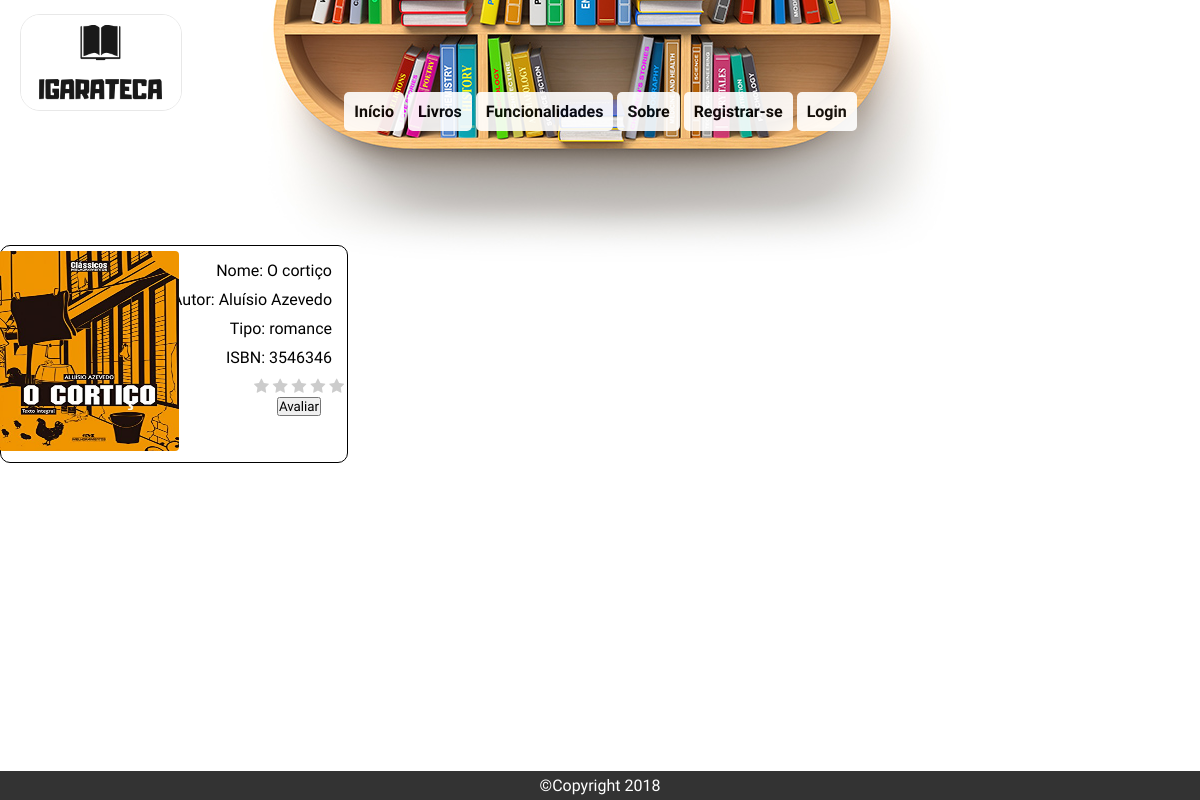
/php/avaliacao.php?i=3546346, run on the app's committed database.
### tables this page shows
CREATE TABLE `livro` (
  `LIVRO_CODIGO` varchar(40) NOT NULL,
  `LIVRO_NOME` varchar(40) DEFAULT NULL,
  `LIVRO_IMAGEM` int(11) DEFAULT NULL,
  `LIVRO_TIPO` varchar(40) DEFAULT NULL,
  `LIVRO_AUTOR` varchar(40) DEFAULT NULL,
  `LIVRO_RESUMO` varchar(255) DEFAULT NULL,
  PRIMARY KEY (`LIVRO_CODIGO`),
  KEY `LIVRO_IMAGEM` (`LIVRO_IMAGEM`),
  CONSTRAINT `livro_ibfk_1` FOREIGN KEY (`LIVRO_IMAGEM`) REFERENCES `imagem` (`IMG_ID`) ON DELETE CASCADE
);

CREATE TABLE `imagem` (
  `IMG_ID` int(11) NOT NULL AUTO_INCREMENT,
  `IMG_NOME` varchar(60) DEFAULT NULL,
  PRIMARY KEY (`IMG_ID`)
);

### php/avaliacao.php (the view, shortened to what this page needs)
<?php
include('conexao.php');
?>
<!DOCTYPE html>
<html lang="pt-br">
<head>
    <link rel="stylesheet" href="../css/css.css">
    <link rel="stylesheet" href="https://cdn.jsdelivr.net/npm/animate.css@3.5.2/animate.min.css">
    <link href="https://stackpath.bootstrapcdn.com/font-awesome/4.7.0/css/font-awesome.min.css" rel="stylesheet">
</head>
<body>
	<a href="../index.php"><img src="../img/logo.png" id="logotipo" class="animated bounceInLeft"></a>
	<div class="home">
		<center><ul>
			<strong>
				<a type="button" class="menu" href="../index.php">Início</a>
				<a type="button" class="menu" href="livros.php">Livros</a>
				<a type="button" class="menu" href="funcionalidades.php">Funcionalidades</a>
			    <a type="button" class="menu" href="sobre.php">Sobre</a>
				<?php
				if(isset($_SESSION['usuario'])){
					echo '<a type="button" class="menu" id="usu" href="conta.php">'.$_SESSION['usuario'].'</a>', PHP_EOL;
					echo '<a type="button" class="menu" href="logout.php">Sair</a>';
				}
				else{
					echo '<a type="button" class="menu" href="registro.php">Registrar-se</a>', PHP_EOL;
					echo '<a type="button" class="menu" href="login.php">Login</a>';
				}
				?>
			</strong>
		</ul></center>
	</div><br>
	<center>
	<div class="livro" style="margin-top: 60px;">
			<?php
				$get=$_GET['i'];
				$stmt = $pdo->prepare("SELECT * FROM livro WHERE LIVRO_CODIGO=?");
				$stmt ->execute([$get]);
				$resultado = $stmt->fetchAll();
				foreach ($resultado as $value) : $codigo=$value['LIVRO_CODIGO']?>
				<br><div class="grid" ">
					<p>Nome: <?= $value['LIVRO_NOME'];?></p>
					<p>Autor: <?= $value['LIVRO_AUTOR'];?></p>
					<p>Tipo: <?=$value['LIVRO_TIPO']; ?></p>
					<p>ISBN: <?=$value['LIVRO_CODIGO']; ?></p>
					<p><form method="POST" action="avaliacao2.php" enctype="multipart/form-data">
							<div class="estrelas" style="border: none; margin-right: -160px;">
								<label for="estrela_um"><i class="fa"></i></label>
								<label for="estrela_dois"><i class="fa"></i></label>
								<label for="estrela_tres"><i class="fa"></i></label>
								<label for="estrela_quatro"><i class="fa"></i></label>
								<label for="estrela_cinco"><i class="fa"></i></label>
								<input type="radio" id="estrela_cinco" name="estrela" value="5"><br>
								<input type="submit" value="Avaliar">
							</div>
								</form></p>
					<?php
						$codigo=$value['LIVRO_CODIGO'];
						$id=$value['LIVRO_IMAGEM'];
						$local="../img/livros/";
						$stmt=$pdo->prepare("SELECT * FROM imagem WHERE IMG_ID=?");
						$stmt->execute([$id]);
						$resultado=$stmt->fetchAll();
						foreach ($resultado as $value) {
							$imagem=$local.$value['IMG_NOME']?>
						<a href="view.php?i=<?= $codigo; ?>"><img src="<?= $imagem; ?>" style="margin-top: -175px;" ></a>
					<?php }?>
				</div>
			<?php endforeach ?>
	</div></center>
	<div class="copyright">
	<p>©Copyright 2018</p>
	</div>
</body>
</html>

### css/css.css (style rules this page uses)
* { margin: 0; padding: 0; font-family: 'Fjalla One', sans-serif; }
body { background-image: url('../img/livraria.jpg'); background-position: center; background-repeat: no-repeat; padding: 13px 0px; position: absolute; width: 100%; height: absolute; }
a { text-decoration: none; color: blue; text-align: center; cursor: pointer; }
.menu { border-radius: 5px; padding: 10px; background-color: white; opacity:0.90; color: black; }
.livro { margin: auto; padding-top: 40px; display: grid; grid-template-columns: column column column; margin-bottom: 60px; }
.livro p { text-align: right; margin-right: 10px; margin-top: 10px; }
.livro img { width: 180px; height: 200px; margin-left: -170px; z-index: 500; margin-bottom: 2px; margin-top: -173px; }
.livro .grid { padding: 5px; border: solid 1px; border-radius: 10px; width: 28%; }
.livro .estrelas { margin-left: 90px; }
.livro .estrelas label i.fa:before { content: '\f005'; color: yellow; }
.livro .estrelas input[type=radio]:checked~ label i.fa:before { color: #CCC; }
ul { list-style-type: none; margin: 0; overflow: hidden; padding: 36px 32px; }
.home { padding-top: 1px; list-style-type: none; margin: -50px auto; overflow: hidden; padding-left: 1px; width: 70%; }
.home ul a { padding: 10px; margin: auto; }
.copyright { color: white; height: 24px; background-color: black; position: fixed; bottom: 0; margin-bottom: 0; width: 100%; opacity: 0.80; padding-top: 5px; z-index: 500; }
.copyright p { text-align: center; }
img { border-radius: 4px; }
#logotipo { width: 160px; height: 95px; opacity: 0.9; border-radius: 20px; margin-top: 1px; margin-left: 20px; border: groove 1px #E6E6E6; }

### data on the page
livro: LIVRO_NOME "O cortiço", LIVRO_AUTOR "Aluísio Azevedo", LIVRO_TIPO "romance", LIVRO_CODIGO "3546346"
imagem: IMG_NOME (picture)
